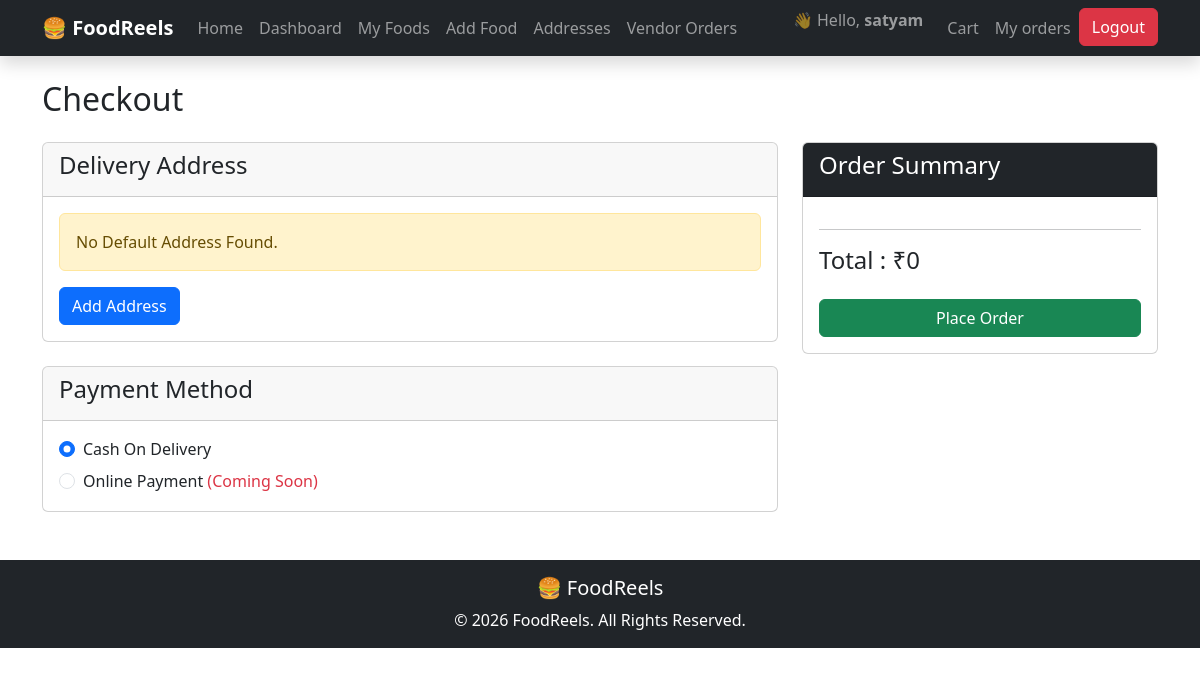
The page /checkout/ (signed in) on the database as committed earlier.
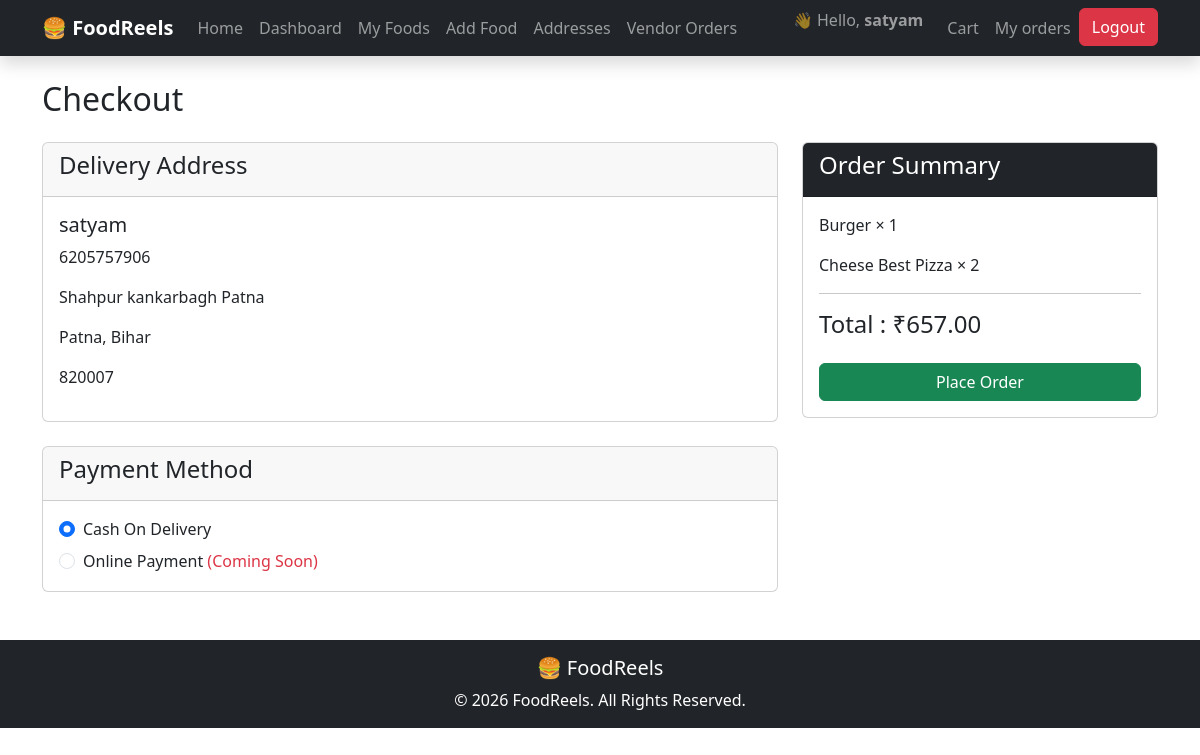
The same page on the database as committed later.
### addresses/models.py (models this page shows, shortened)
class Address(models.Model):
    user = models.ForeignKey(
        settings.AUTH_USER_MODEL,
        on_delete=models.CASCADE
    )
    full_name = models.CharField(max_length=150)
    phone = models.CharField(max_length=15)
    address_line = models.TextField()
    city = models.CharField(max_length=100)
    state = models.CharField(max_length=100)
    pincode = models.CharField(max_length=10)
    is_default = models.BooleanField(default=False)
    created_at = models.DateTimeField(auto_now_add=True)

### cart/models.py (models this page shows, shortened)
class Cart(models.Model):
    user = models.ForeignKey(settings.AUTH_USER_MODEL, on_delete=models.CASCADE)
    food = models.ForeignKey(FoodItem, on_delete=models.CASCADE)
    quantity = models.PositiveIntegerField(default=1)
    created_at = models.DateTimeField(auto_now_add=True)
    class Meta:
        unique_together = ("user","food")
    def total_price(self):
        return self.food.price * self.quantity

### foods/models.py (models this page shows, shortened)
class FoodItem(models.Model):
    vendor = models.ForeignKey(
        Vendor,
        on_delete=models.CASCADE,
        related_name='foods'
    )
    category = models.ForeignKey(
        Category,
        on_delete=models.CASCADE
    )
    name = models.CharField(max_length=200)
    description = models.TextField()
    price = models.DecimalField(
        max_digits=8,
        decimal_places=2
    )
    image = models.ImageField(
        upload_to="foods/"
    )
    is_available = models.BooleanField(default=True)
    created_at = models.DateTimeField(auto_now_add=True)
    updated_at = models.DateTimeField(auto_now=True)

### checkout/views.py (the view)
# urls.py: path("",checkout, name="checkout"),
@login_required
def checkout(request):
    cart_items = Cart.objects.filter(user=request.user)
    total = sum(item.total_price() for item in cart_items)
    address = Address.objects.filter(
        user=request.user,
        is_default=True
    ).first()
    context = {
        "cart_items": cart_items,
        "total": total,
        "address": address,
    }
    return render(
        request,
        "checkout/checkout.html",
        context
    )

### templates/checkout/checkout.html
{% extends "base.html" %}
{% block content %}
<h2 class="mb-4">Checkout</h2>
<div class="row">
    <div class="col-md-8">
        <div class="card mb-4">
            <div class="card-header">
                <h4>Delivery Address</h4>
            </div>
            <div class="card-body">
                {% if address %}
                    <h5>{{ address.full_name }}</h5>
                    <p>{{ address.phone }}</p>
                    <p>{{ address.address_line }}</p>
                    <p>{{ address.city }}, {{ address.state }}</p>
                    <p>{{ address.pincode }}</p>
                {% else %}
                    <div class="alert alert-warning">
                        No Default Address Found.
                    </div>
                    <a href="{% url 'add-address' %}"
                       class="btn btn-primary">
                        Add Address
                    </a>
                {% endif %}
            </div>
        </div>
        <div class="card">
            <div class="card-header">
                <h4>Payment Method</h4>
            </div>
            <div class="card-body">
                <div class="form-check">
                    <input
                    class="form-check-input"
                    type="radio"
                    checked>
                    <label class="form-check-label">
                        Cash On Delivery
                    </label>
                </div>
                <div class="form-check mt-2">
                    <input
                    class="form-check-input"
                    type="radio">
                    <label class="form-check-label">
                        Online Payment
                        <span class="text-danger">
                            (Coming Soon)
                        </span>
                    </label>
                </div>
            </div>
        </div>
    </div>
    <div class="col-md-4">
        <div class="card">
            <div class="card-header bg-dark text-white">
                <h4>Order Summary</h4>
            </div>
            <div class="card-body">
                {% for item in cart_items %}
                    <p>
                        {{ item.food.name }}
                        ×
                        {{ item.quantity }}
                    </p>
                {% endfor %}
                <hr>
                <h4>
                    Total : ₹{{ total }}
                </h4>
                <a href="{% url 'place-order'%}"
                   class="btn btn-success w-100 mt-3">
                    Place Order
                </a>
            </div>
        </div>
    </div>
</div>
{% endblock %}

Rows that differ between the two databases and show on the page:
added Address: full_name "satyam", phone "6205757906", address_line "Shahpur kankarbagh Patna", city "Patna", state "Bihar", pincode "820007"
added Cart: food.name "Burger", quantity "1"
added Cart: food.name "Cheese Best Pizza", quantity "2"
Other text that changed with them:
{{ total }}: "0" → "657.00"
text no longer shown: "No Default Address Found. Add Address"
